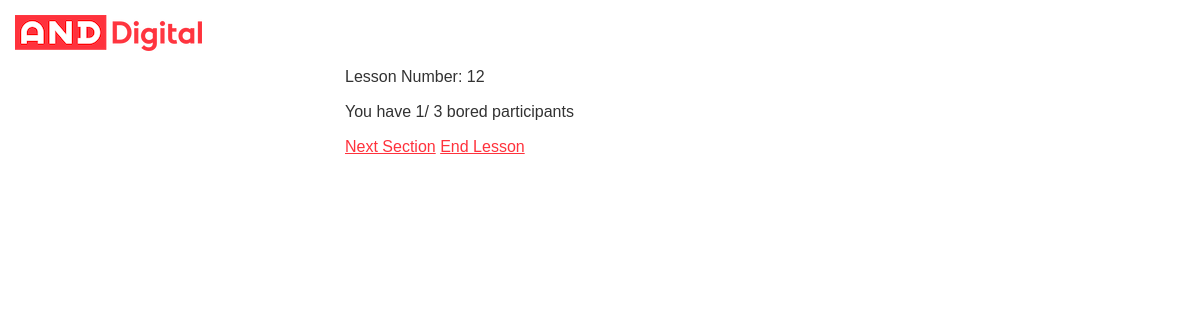
/lesson/12/, run on the app's committed database.
### boredometer_app/models.py (models this page shows, shortened)
class Lesson(models.Model):
    id = models.CharField(unique=True, max_length=6, primary_key=True)
    section_number = models.IntegerField(default=0)
    participants = models.IntegerField(default=0)
    amount_bored = models.IntegerField(default=0)
    @staticmethod
    def get(lesson_id):
        lesson_id = lesson_id.lower()
        try:
            return Lesson.objects.get(id=lesson_id)
        except ObjectDoesNotExist:
            raise ObjectDoesNotExist

### boredometer_app/views.py (the view)
# urls.py: path('lesson/<str:lesson_id>/', main_views.view_lesson, name='view_lesson'),
def view_lesson(req, lesson_id):
    lesson = Lesson.get(lesson_id)
    return render(req, 'view_lesson.html', {'lesson': lesson})

### templates/view_lesson.html
{% extends 'base_template.html' %}
{% load static %}
{% block content %}
<div data-mod="refresh-screen">
    <p>Lesson Number: <span id="lessonNumber">{{ lesson.id }}</span></p>
    <p>You have <span id="amountBored">{{ lesson.amount_bored }}</span>/
        <span id="participants">{{ lesson.participants }}</span> bored participants</p>
    <a href="{% url 'next_section' lesson_id=lesson.id %}">Next Section</a>
    <a href="{% url 'end_lesson' lesson_id=lesson.id %}">End Lesson</a>
</div>
{% endblock %}

### data on the page
Lesson: id "12", amount_bored "1", participants "3"
